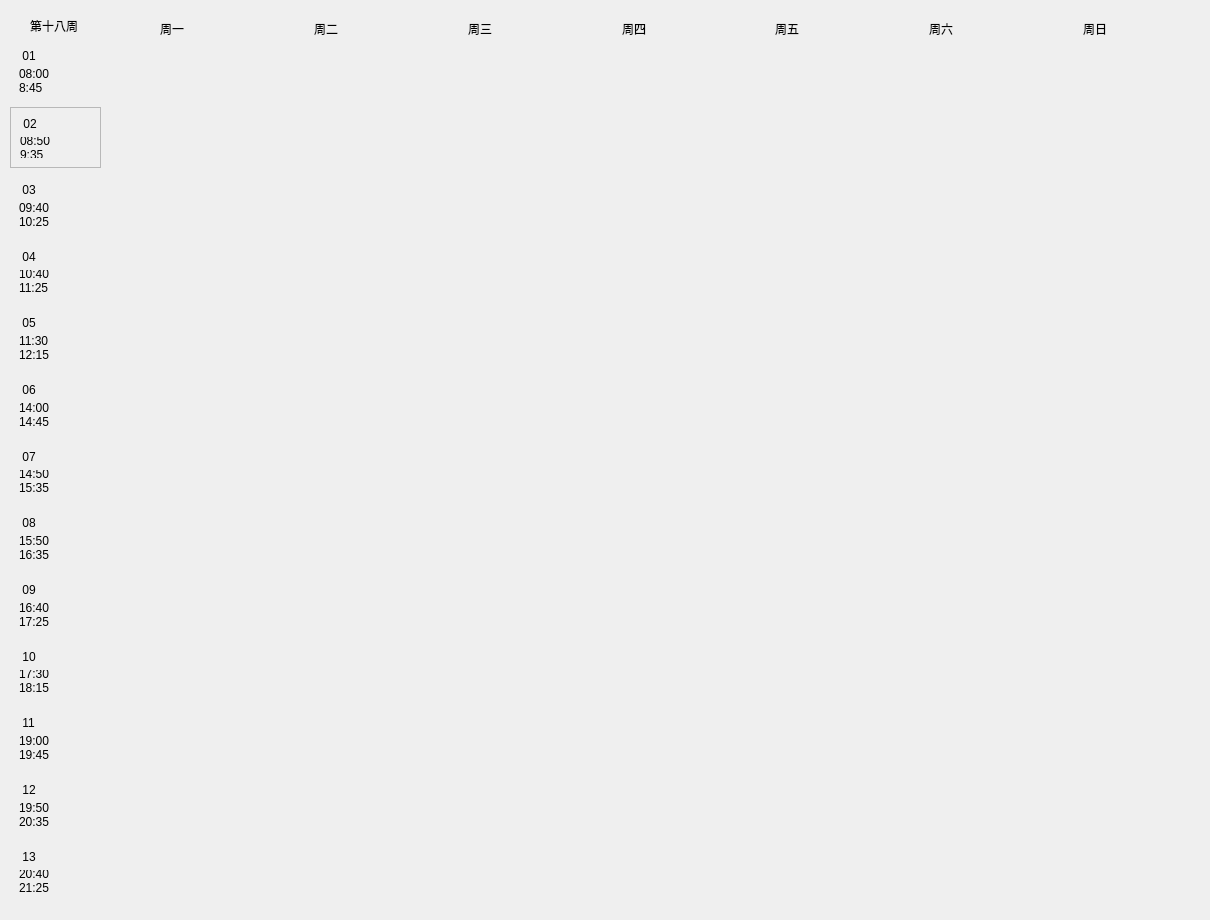
   <widget class="QWidget" name="page18">
    <widget class="QWidget" name="widget_273" native="true">
     <property name="geometry">
      <rect>
       <x>10</x>
       <y>0</y>
       <width>1191</width>
       <height>911</height>
      </rect>
     </property>
     <widget class="QLabel" name="firstweek_18">
      <property name="geometry">
       <rect>
        <x>20</x>
        <y>10</y>
        <width>101</width>
        <height>31</height>
       </rect>
      </property>
      <property name="styleSheet">
       <string notr="true">font: 12pt &quot;微软雅黑&quot;;</string>
      </property>
      <property name="text">
       <string>第十八周</string>
      </property>
     </widget>
     <widget class="QWidget" name="widget_274" native="true">
      <property name="geometry">
       <rect>
        <x>0</x>
        <y>40</y>
        <width>91</width>
        <height>861</height>
       </rect>
      </property>
      <layout class="QVBoxLayout" name="verticalLayout_239">
       <item>
        <widget class="QWidget" name="widget_275" native="true">
         <layout class="QVBoxLayout" name="verticalLayout_240">
          <item>
           <widget class="QLabel" name="num1_18">
            <property name="styleSheet">
             <string notr="true">font: rgb(32, 48, 126);
font: 12pt &quot;隶书&quot;;</string>
            </property>
            <property name="text">
             <string> 01</string>
            </property>
           </widget>
          </item>
          <item>
           <widget class="QLabel" name="first_18">
            <property name="text">
             <string>08:00
8:45</string>
            </property>
            <property name="scaledContents">
             <bool>false</bool>
            </property>
           </widget>
          </item>
         </layout>
        </widget>
       </item>
       <item>
        <widget class="QFrame" name="frame_18">
         <property name="frameShape">
          <enum>QFrame::StyledPanel</enum>
         </property>
         <property name="frameShadow">
          <enum>QFrame::Raised</enum>
         </property>
         <layout class="QVBoxLayout" name="verticalLayout_241">
          <item>
           <widget class="QLabel" name="num2_18">
            <property name="styleSheet">
             <string notr="true">font: rgb(32, 48, 126);
font: 12pt &quot;隶书&quot;;</string>
            </property>
            <property name="text">
             <string> 02</string>
            </property>
           </widget>
          </item>
          <item>
           <widget class="QLabel" name="second_18">
            <property name="text">
             <string>08:50
9:35</string>
            </property>
           </widget>
          </item>
         </layout>
        </widget>
       </item>
       <item>
        <widget class="QWidget" name="widget_276" native="true">
         <layout class="QVBoxLayout" name="verticalLayout_242">
          <item>
           <widget class="QLabel" name="num3_18">
            <property name="styleSheet">
             <string notr="true">font: 12pt &quot;隶书&quot;;</string>
            </property>
            <property name="text">
             <string> 03</string>
            </property>
           </widget>
          </item>
          <item>
           <widget class="QLabel" name="third_18">
            <property name="text">
             <string>09:40
10:25</string>
            </property>
           </widget>
          </item>
         </layout>
        </widget>
       </item>
       <item>
        <widget class="QWidget" name="widget_277" native="true">
         <layout class="QVBoxLayout" name="verticalLayout_243">
          <item>
           <widget class="QLabel" name="num4_18">
            <property name="styleSheet">
             <string notr="true">font: 12pt &quot;隶书&quot;;</string>
            </property>
            <property name="text">
             <string> 04</string>
            </property>
           </widget>
          </item>
          <item>
           <widget class="QLabel" name="forth_18">
            <property name="text">
             <string>10:40
11:25</string>
            </property>
           </widget>
          </item>
         </layout>
        </widget>
       </item>
       <item>
        <widget class="QWidget" name="widget_278" native="true">
         <layout class="QVBoxLayout" name="verticalLayout_244">
          <item>
           <widget class="QLabel" name="num5_18">
            <property name="styleSheet">
             <string notr="true">font: 12pt &quot;隶书&quot;;</string>
            </property>
            <property name="text">
             <string> 05</string>
            </property>
           </widget>
          </item>
          <item>
           <widget class="QLabel" name="fifth_18">
            <property name="text">
             <string>11:30
12:15</string>
            </property>
           </widget>
          </item>
         </layout>
        </widget>
       </item>
       <item>
        <widget class="QWidget" name="widget_279" native="true">
         <layout class="QVBoxLayout" name="verticalLayout_245">
          <item>
           <widget class="QLabel" name="num6_18">
            <property name="styleSheet">
             <string notr="true">font: 12pt &quot;隶书&quot;;</string>
            </property>
            <property name="text">
             <string> 06</string>
            </property>
           </widget>
          </item>
          <item>
           <widget class="QLabel" name="sixth_18">
            <property name="text">
             <string>14:00
14:45</string>
            </property>
           </widget>
          </item>
         </layout>
        </widget>
       </item>
       <item>
        <widget class="QWidget" name="widget_280" native="true">
         <layout class="QVBoxLayout" name="verticalLayout_246">
          <item>
           <widget class="QLabel" name="num7_18">
            <property name="styleSheet">
             <string notr="true">font: 12pt &quot;隶书&quot;;</string>
            </property>
            <property name="text">
             <string> 07</string>
            </property>
           </widget>
          </item>
          <item>
           <widget class="QLabel" name="seventh_18">
            <property name="text">
             <string>14:50
15:35</string>
            </property>
           </widget>
          </item>
         </layout>
        </widget>
       </item>
       <item>
        <widget class="QWidget" name="widget_281" native="true">
         <layout class="QVBoxLayout" name="verticalLayout_247">
          <item>
           <widget class="QLabel" name="num8_18">
            <property name="styleSheet">
             <string notr="true">font: 12pt &quot;隶书&quot;;</string>
            </property>
            <property name="text">
             <string> 08</string>
            </property>
           </widget>
          </item>
          <item>
           <widget class="QLabel" name="eighth_18">
            <property name="text">
             <string>15:50
16:35</string>
            </property>
           </widget>
          </item>
         </layout>
        </widget>
       </item>
       <item>
        <widget class="QWidget" name="widget_282" native="true">
         <layout class="QVBoxLayout" name="verticalLayout_248">
          <item>
           <widget class="QLabel" name="num9_18">
            <property name="styleSheet">
             <string notr="true">font: 12pt &quot;隶书&quot;;</string>
            </property>
            <property name="text">
             <string> 09</string>
            </property>
           </widget>
          </item>
          <item>
           <widget class="QLabel" name="ninth_18">
            <property name="text">
             <string>16:40
17:25</string>
            </property>
           </widget>
          </item>
         </layout>
        </widget>
       </item>
       <item>
        <widget class="QWidget" name="widget_283" native="true">
         <layout class="QVBoxLayout" name="verticalLayout_249">
          <item>
           <widget class="QLabel" name="num10_18">
            <property name="styleSheet">
             <string notr="true">font: 12pt &quot;隶书&quot;;</string>
            </property>
            <property name="text">
             <string> 10</string>
            </property>
           </widget>
          </item>
          <item>
           <widget class="QLabel" name="tenth_18">
            <property name="text">
             <string>17:30
18:15</string>
            </property>
           </widget>
          </item>
         </layout>
        </widget>
       </item>
       <item>
        <widget class="QWidget" name="widget_284" native="true">
         <layout class="QVBoxLayout" name="verticalLayout_250">
          <item>
           <widget class="QLabel" name="num11_18">
            <property name="styleSheet">
             <string notr="true">font: 12pt &quot;隶书&quot;;</string>
            </property>
            <property name="text">
             <string> 11</string>
            </property>
           </widget>
          </item>
          <item>
           <widget class="QLabel" name="eleventh_18">
            <property name="text">
             <string>19:00
19:45</string>
            </property>
           </widget>
          </item>
         </layout>
        </widget>
       </item>
       <item>
        <widget class="QWidget" name="widget_285" native="true">
         <layout class="QVBoxLayout" name="verticalLayout_251">
          <item>
           <widget class="QLabel" name="num12_18">
            <property name="styleSheet">
             <string notr="true">font: 12pt &quot;隶书&quot;;</string>
            </property>
            <property name="text">
             <string> 12</string>
            </property>
           </widget>
          </item>
          <item>
           <widget class="QLabel" name="twelfth_18">
            <property name="text">
             <string>19:50
20:35</string>
            </property>
           </widget>
          </item>
         </layout>
        </widget>
       </item>
       <item>
        <widget class="QWidget" name="widget_286" native="true">
         <layout class="QVBoxLayout" name="verticalLayout_252">
          <item>
           <widget class="QLabel" name="num13_18">
            <property name="styleSheet">
             <string notr="true">font: 12pt &quot;隶书&quot;;</string>
            </property>
            <property name="text">
             <string> 13</string>
            </property>
           </widget>
          </item>
          <item>
           <widget class="QLabel" name="thirteenth_18">
            <property name="text">
             <string>20:40
21:25</string>
            </property>
           </widget>
          </item>
         </layout>
        </widget>
       </item>
      </layout>
     </widget>
     <widget class="QWidget" name="widget_287" native="true">
      <property name="geometry">
       <rect>
        <x>150</x>
        <y>10</y>
        <width>1071</width>
        <height>37</height>
       </rect>
      </property>
      <property name="styleSheet">
       <string notr="true">font: 12pt &quot;隶书&quot;;</string>
      </property>
      <layout class="QHBoxLayout" name="horizontalLayout_18">
       <item>
        <widget class="QLabel" name="mon_18">
         <property name="text">
          <string>周一</string>
         </property>
        </widget>
       </item>
       <item>
        <widget class="QLabel" name="tue_18">
         <property name="text">
          <string>周二</string>
         </property>
        </widget>
       </item>
       <item>
        <widget class="QLabel" name="wed_18">
         <property name="text">
          <string>周三</string>
         </property>
        </widget>
       </item>
       <item>
        <widget class="QLabel" name="thu_18">
         <property name="text">
          <string>周四</string>
         </property>
        </widget>
       </item>
       <item>
        <widget class="QLabel" name="fri_18">
         <property name="text">
          <string>周五</string>
         </property>
        </widget>
       </item>
       <item>
        <widget class="QLabel" name="sat_18">
         <property name="text">
          <string>周六</string>
         </property>
        </widget>
       </item>
       <item>
        <widget class="QLabel" name="sun_18">
         <property name="text">
          <string>周日</string>
         </property>
        </widget>
       </item>
      </layout>
     </widget>
     <widget class="QWidget" name="widget_288" native="true">
      <property name="geometry">
       <rect>
        <x>100</x>
        <y>50</y>
        <width>1061</width>
        <height>851</height>
       </rect>
      </property>
     </widget>
    </widget>
   </widget>
